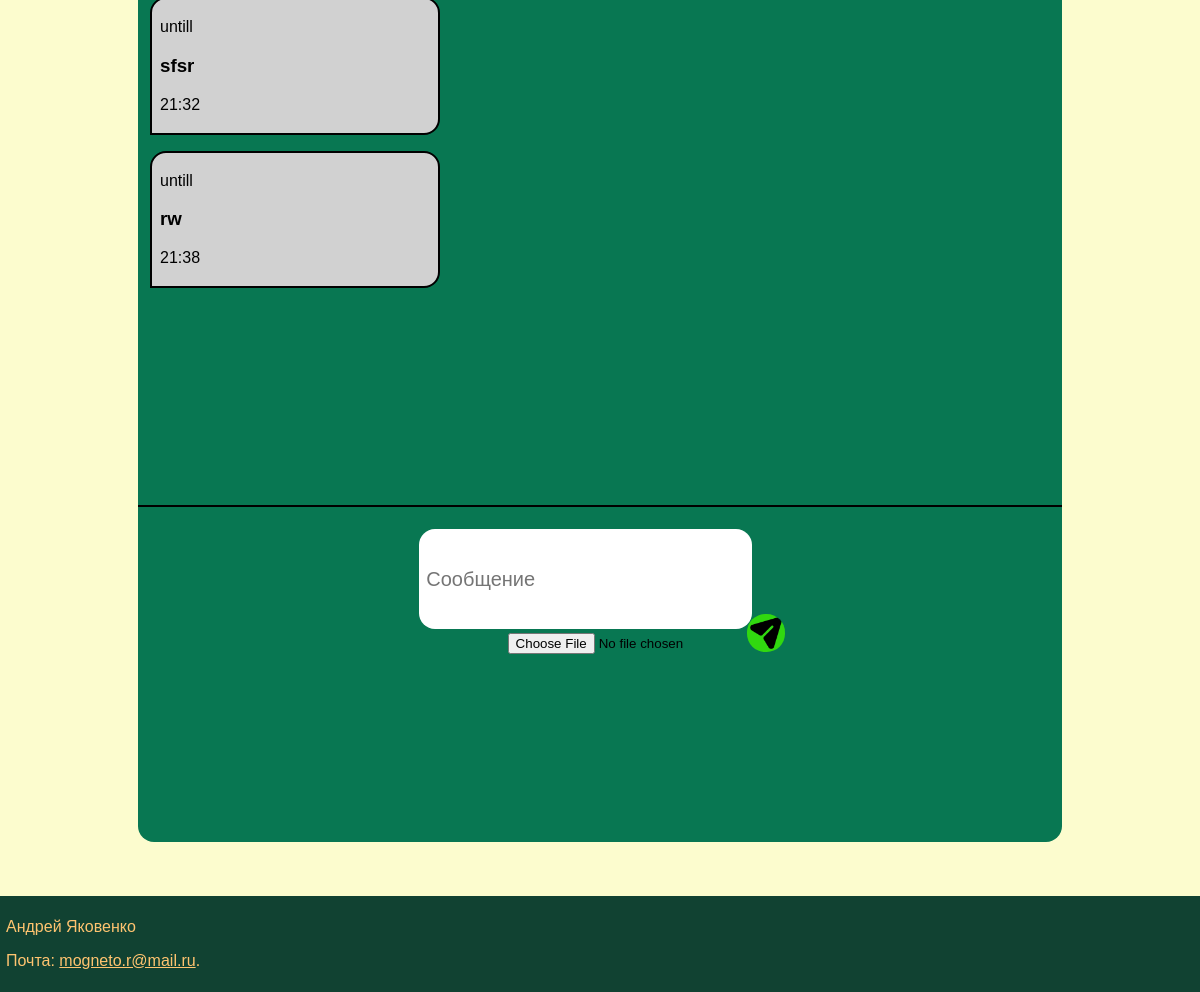
The page /question_detail/3 (signed in, lower part) on the database as committed earlier.
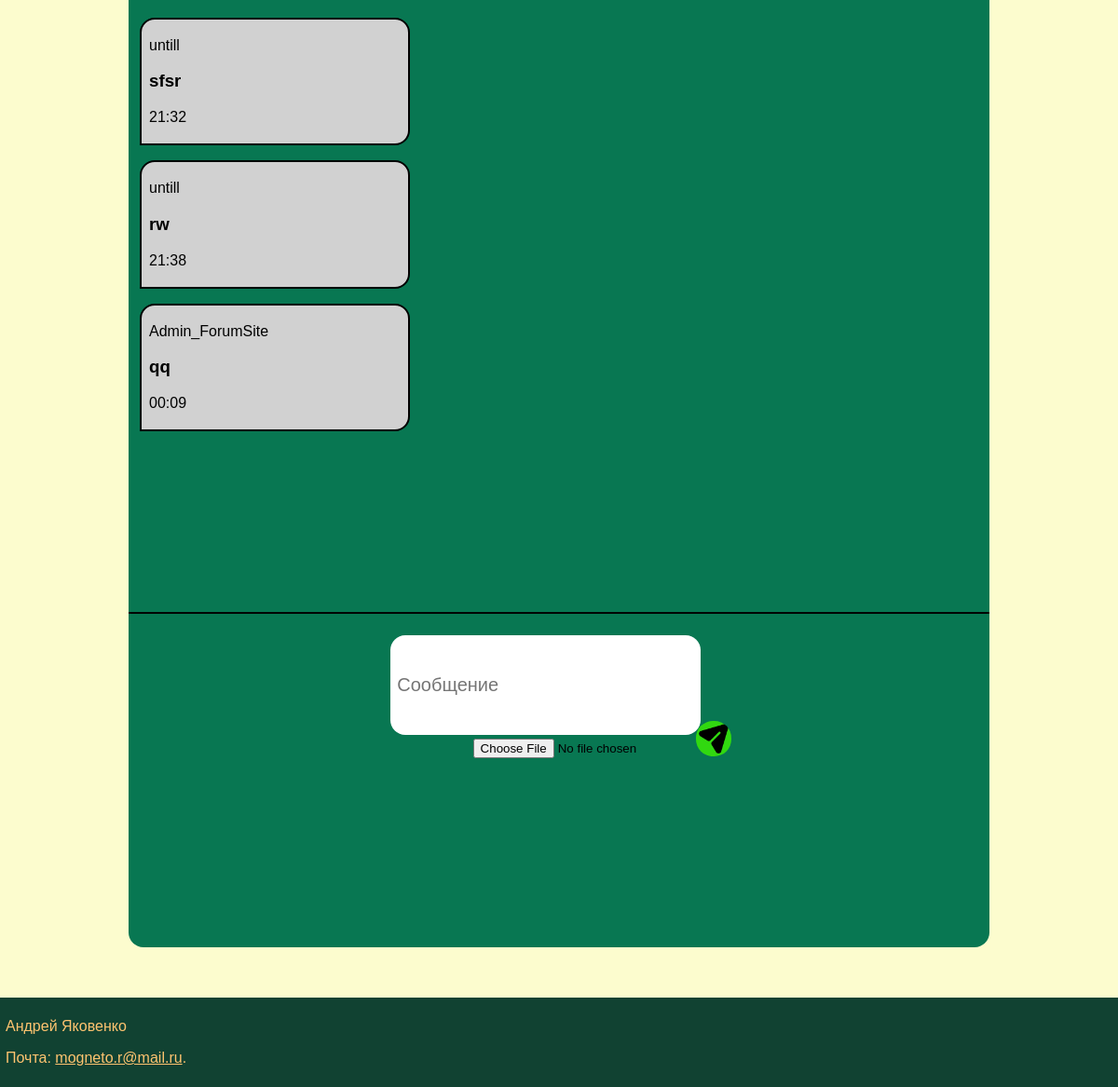
The same page on the database as committed later.
### forum/models.py (models this page shows, shortened)
class Message(models.Model):
    author = models.ForeignKey(User, on_delete=models.CASCADE, blank=True)
    text = models.CharField(max_length=500)
    time = models.DateTimeField(auto_now_add=True)
    image = models.ImageField(upload_to='messages/', blank=True)
    question = models.ForeignKey(Chat, on_delete=models.CASCADE, blank=True)

### forum/views.py (the view)
# urls.py: path('question_detail/<int:pk>', QuestionDetail.as_view(), name='question_detail'),
class QuestionDetail(LoginRequiredMixin, ListView):
    model = Message
    template_name = 'card/question_detail.html'
    def get_context_data(self, **kwargs):
        context_data = super().get_context_data(**kwargs)
        question = get_object_or_404(Chat, pk=self.kwargs['pk'])
        messages = Message.objects.filter(question=question)
        if self.request.method == 'POST':
            message_form = MessageForm(data=self.request.POST, files=self.request.FILES)
            if message_form.is_valid():
                message = message_form.save(commit=False)
                message.author = self.request.user  # Автоматически устанавливаем автора
                message.question = question         # и тему
                message.save()
                redirect('question_detail', pk=self.kwargs['pk'])
            else:
                print(message_form.errors)
        else:
            message_form = MessageForm()
        topic = question.topic.all()[0]
        chapter = topic.chapter.all()[0]
        print(chapter)
        context_data['chapter'] = chapter
        context_data['topic'] = topic
        context_data['question'] = question
        context_data['form'] = message_form
        context_data['messages'] = messages
        return context_data

### forum/forms.py
class MessageForm(forms.ModelForm):
    class Meta:
        model = Message
        fields = ('author', 'text', 'image', 'question')

### forum/models.py (called while the page is built)
    def __str__(self):
        return f'{self.title}'

### forum/templates/card/question_detail.html (shortened to what this page needs)
{% extends "card/base.html" %}
{% block content %}
    <div id="window">
        {% for message in messages %}
            {% if message.author == user %}
                {% if message.image %}
                    <p>
                        <div class='text_message_user' id="message-{{message.pk}}">
                            <img style="" class='image_message_user' src={{message.image.url}} alt='foto_author'\>
                            <h3>{{message.text}}</h3>
                            <p>{{message.time|date:"H:i"}}</p>
                            <button class='delete_button' onclick="sendDelete({{message.pk}})"></button>
                        </div>
                    </p>
                {% else %}
                    <p>
                        <div class='text_message_user' id="message-{{message.pk}}">
                            <h3>{{message.text}}</h3>
                            <p>{{message.time|date:"H:i"}}</p>
                            <button class='delete_button' onclick="sendDelete({{message.pk}})"></button>
                        </div>
                    </p>
                {% endif %}
            {% else %}
                {% if message.image %}
                    <p>
                        <div class='text_message_interlocutor' id="message-{{message.pk}}">
                            <img class='image_message_interlocutor' src={{message.image.url}} alt='foto_users'\>
                            <p>{{message.author}}</p>
                            <h3>{{message.text}}</h3><p>{{message.time|date:"H:i"}}</p>
                        </div>
                    </p>
                {% else %}
                    <p>
                        <div class='text_message_interlocutor' id="message-{{message.pk}}">
                            <p>{{message.author}}</p>
                            <h3>{{message.text}}</h3><p>{{message.time|date:"H:i"}}</p>
                        </div>
                    </p>
                {% endif %}
            {% endif %}
        {% endfor %}
    </div>
    <div id='text_bar'>
        <div id='text_bar_form'>
            <input id="message_input" type="text" placeholder="Cообщение">
            <input type="file" id="image_input" accept="image/*">
            <button id='text_button' onclick="sendMessage()"></button>
        </div>
    </div>
{% endblock %}

Rows that differ between the two databases and show on the page:
added Message: author "Admin_ForumSite", text "qq", time "00:09"
